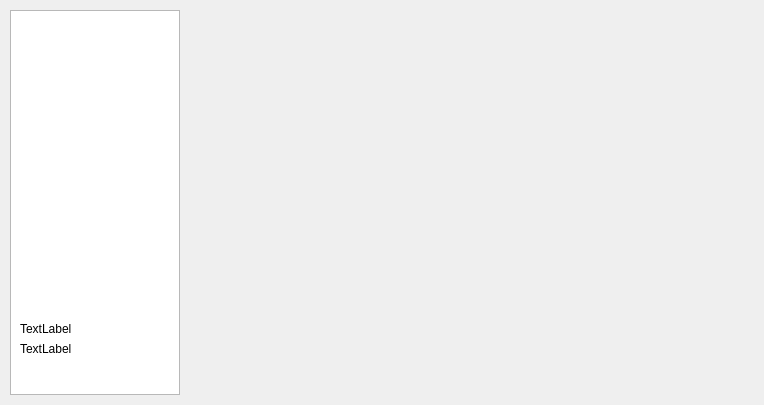
<?xml version="1.0" encoding="UTF-8"?>
<ui version="4.0">
 <class>FormSMS</class>
 <widget class="QWidget" name="FormSMS">
  <property name="geometry">
   <rect>
    <x>0</x>
    <y>0</y>
    <width>764</width>
    <height>405</height>
   </rect>
  </property>
  <property name="windowTitle">
   <string>Form</string>
  </property>
  <property name="styleSheet">
   <string notr="true"/>
  </property>
  <widget class="QWidget" name="widgetSMSLeft" native="true">
   <property name="geometry">
    <rect>
     <x>0</x>
     <y>0</y>
     <width>180</width>
     <height>405</height>
    </rect>
   </property>
   <property name="sizePolicy">
    <sizepolicy hsizetype="Fixed" vsizetype="Preferred">
     <horstretch>0</horstretch>
     <verstretch>0</verstretch>
    </sizepolicy>
   </property>
   <property name="minimumSize">
    <size>
     <width>180</width>
     <height>0</height>
    </size>
   </property>
   <property name="maximumSize">
    <size>
     <width>180</width>
     <height>16777215</height>
    </size>
   </property>
   <property name="styleSheet">
    <string notr="true">QWidget#widgetSMSLeft{ 
border-image:url(Skin/datamainback.png);
}</string>
   </property>
   <widget class="QTreeView" name="treeViewSmsBox">
    <property name="geometry">
     <rect>
      <x>10</x>
      <y>10</y>
      <width>170</width>
      <height>385</height>
     </rect>
    </property>
    <property name="sizePolicy">
     <sizepolicy hsizetype="Fixed" vsizetype="Expanding">
      <horstretch>0</horstretch>
      <verstretch>0</verstretch>
     </sizepolicy>
    </property>
    <property name="minimumSize">
     <size>
      <width>170</width>
      <height>235</height>
     </size>
    </property>
    <property name="maximumSize">
     <size>
      <width>170</width>
      <height>16667</height>
     </size>
    </property>
   </widget>
   <widget class="QLabel" name="labelPCCapacity">
    <property name="geometry">
     <rect>
      <x>20</x>
      <y>320</y>
      <width>141</width>
      <height>18</height>
     </rect>
    </property>
    <property name="text">
     <string>TextLabel</string>
    </property>
   </widget>
   <widget class="QLabel" name="labelSIMCapacity">
    <property name="geometry">
     <rect>
      <x>20</x>
      <y>340</y>
      <width>141</width>
      <height>18</height>
     </rect>
    </property>
    <property name="text">
     <string>TextLabel</string>
    </property>
   </widget>
  </widget>
  <widget class="QStackedWidget" name="stackedWidgetSms">
   <property name="geometry">
    <rect>
     <x>182</x>
     <y>0</y>
     <width>582</width>
     <height>405</height>
    </rect>
   </property>
   <property name="styleSheet">
    <string notr="true"/>
   </property>
   <property name="currentIndex">
    <number>0</number>
   </property>
   <widget class="QWidget" name="page0">
    <property name="styleSheet">
     <string notr="true">QWidget#page0{ 
border-image:url(Skin/centrebgright.png);
}</string>
    </property>
    <layout class="QVBoxLayout" name="verticalLayout_5">
     <property name="leftMargin">
      <number>5</number>
     </property>
     <property name="bottomMargin">
      <number>35</number>
     </property>
    </layout>
   </widget>
   <widget class="QWidget" name="page"/>
  </widget>
 </widget>
 <resources/>
 <connections/>
</ui>
